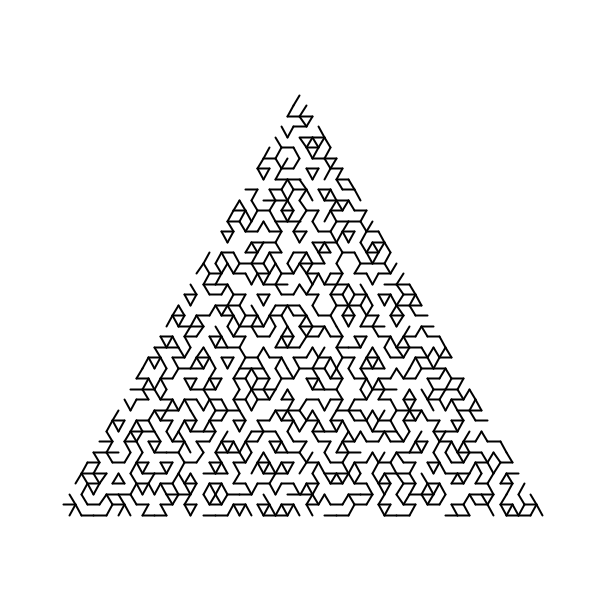
Frame 1 (no input)
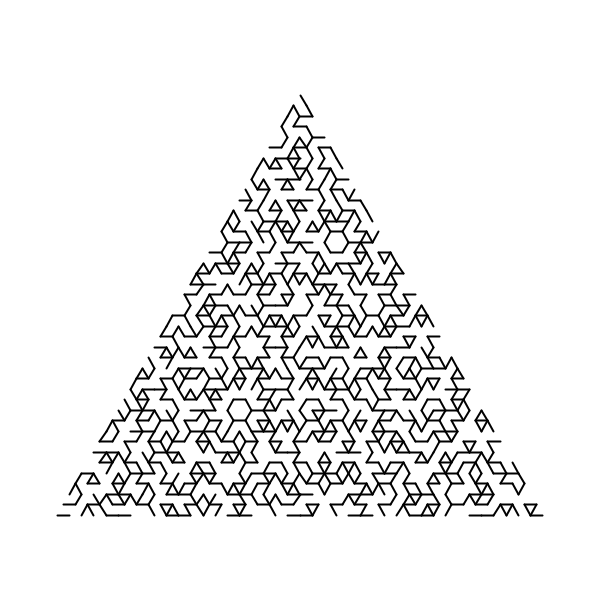
Frame 2 (the mouse pressed at the canvas centre, redrawn once)

The Processing sketch that drew these frames (run headless with seeded random() and noise(); the mouse was pressed at the canvas centre and the sketch redrawn once):

// Processing sketch: sketch_20220214_hitomezashi_tri
// ── sketch_20220214_hitomezashi_tri.pde
PVector[] points;

void setup() {
	size(600, 600);
	PVector center = new PVector(width / 2, height / 2 + height / 8);
	PVector dir = new PVector(0, -280);
	PVector p1 = PVector.add(center, dir);
	PVector p2 = PVector.add(center, dir.rotate(radians(120)));
	PVector p3 = PVector.add(center, dir.rotate(radians(120)));
	points = new PVector[]{p1, p2, p3};
}

void draw() {
	noLoop();
	background(255);
	stroke(0);
	strokeWeight(2);
	
	boolean[] order1 = {true, false};
	boolean[] order2 = {false, true, true, false, false};
	boolean[][] orders = {order1, order2};
	int n = 40;
	
	for (int j = 0; j < points.length; j++) {
		PVector p2 = points[(j + 1) % points.length];
		PVector p3 = points[(j + 2) % points.length];
		PVector dir = PVector.sub(p3, p2).mult(1.0 / n);
		
		for (int i = 0; i < n; i++) {
			PVector p1 = lerpVector(points[j], points[(j + 1) % points.length], float(i + 1) / n);
			
			boolean[] order = orders[i % orders.length];
			int oidx = (int)random(order.length);
			
			for (int it = 0; it < i + 1; it++) {
				PVector step = PVector.add(p1, dir);
				if (order[oidx]) line(p1.x, p1.y, step.x, step.y);
				oidx = (oidx + 1) % order.length;
				p1 = step;
			}
		}
	}
}

void keyPressed() {
	if (key == ' ') loop();
}

PVector lerpVector(PVector p1, PVector p2, float pct) {
	return new PVector(lerp(p1.x, p2.x, pct), lerp(p1.y, p2.y, pct));
}
